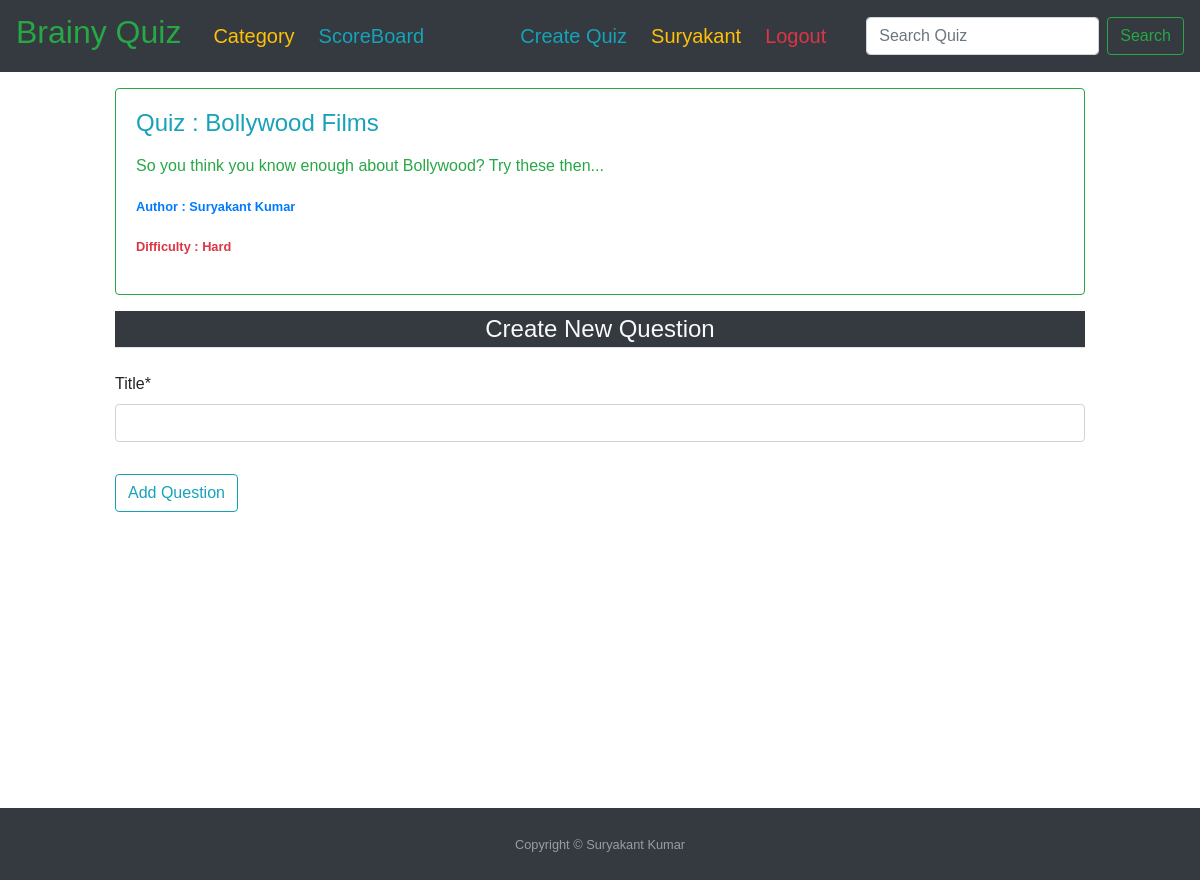
/quiz/35/question/create/ (signed in), run on the app's committed database.
### quiz/models.py (models this page shows, shortened)
class Quiz(models.Model):
    difficulty_choices = [
        ('H', 'Hard'),
        ('M', 'Medium'),
        ('E', 'Easy')
    ]
    title = models.CharField(max_length=200)
    description = models.TextField(max_length=1000, blank=True, null=True)
    average_score = models.IntegerField(default=0, blank=True, null=True)
    difficulty = models.CharField(max_length=10, choices=difficulty_choices, default='F')
    date_posted = models.DateTimeField(default=timezone.now)
    author = models.ForeignKey(User, null=False, blank=False, on_delete=models.CASCADE)
    category = models.ForeignKey(Category, null=False, blank=False, on_delete=models.CASCADE)
    class Meta:
        ordering = ['-date_posted']

### quiz/views.py (the view)
# urls.py: path('quiz/<int:quiz_id>/question/create/', views.question_create_view, name='question-create'),
@login_required
def question_create_view(request, quiz_id):
    quiz = get_object_or_404(Quiz, pk=quiz_id)
    if request.user != quiz.author:
        messages.success(request, f"You don't have permission to create questions for Selected Quiz.")
        return redirect('/')
    form = CreateQuestionModelForm(request.POST or None)
    form.instance.quiz = quiz
    if form.is_valid():
        form.save()
        messages.success(request, f"Your Question has been added. Provide options for the question.")
        question_title = form.cleaned_data['title']
        question_object = get_object_or_404(Question, title=question_title)
        return redirect('option-create', quiz_id=quiz_id, question_id=question_object.id)
    template_name = 'quiz/question_create.html'
    context = {"title": "Create New Question",
               "form": form,
               "related_quiz": quiz}
    return render(request, template_name, context)

### quiz/forms.py (shortened to what this page needs)
class CreateQuestionModelForm(forms.ModelForm):
    class Meta:
        model = Question
        fields = ['title']

### quiz/templates/quiz/question_create.html (shortened to what this page needs)
{% extends 'base.html' %}
{% load crispy_forms_tags %}
{% block content %}
<div class="col-12 col-md-10 mb-3 mx-auto mt-3">
    <div class="card border-success mb-3">
        <div class="card-body text-success">
            <h4 class="card-title text-info">
                Quiz : {{ related_quiz.title }}
            </h4>
            <p class="card-text">
                {{ related_quiz.description|linebreaks }}
            </p>
            <p><small class="text-primary"><b>
                        Author : {{ related_quiz.author.first_name }} {{ related_quiz.author.last_name }}
                    </b></small></p>
            <p><small class="text-danger"><b>
                        Difficulty : {{ related_quiz.get_difficulty_display }}
                    </b></small></p>
        </div>
    </div>
</div>
<div class="col-12 col-md-10 mb-3 mx-auto mt-3">
    <form method="POST">
        <fieldset class="form-group ">
            <legend class="border-bottom mb-4 bg-dark text-light text-center">Create New Question</legend>
            {{ form|crispy }}
        </fieldset>
        <div class="form-group">
            <button class="btn btn-outline-info" type="submit">Add Question</button>
        </div>
    </form>
</div>
{% endblock %}

### templates/navbar.html (shortened to what this page needs)
<nav style="font-family: Comic Sans MS, cursive, sans-serif;" class="navbar navbar-dark bg-dark navbar-expand-lg">
    <a class="navbar-brand text-success mr-4" href="/">
        <h2>Brainy Quiz</h2>
    </a>
    <div class="collapse navbar-collapse" id="navbarSupportedContent">
        <ul class="navbar-nav mr-auto">
            <li class="nav-item active">
                <a class="nav-link mr-2 pb-0 text-warning" href="{% url 'category-list' %}">
                    <h5>Category</h5>
                </a>
            </li>
            <li class="nav-item active">
                <a class="nav-link mr-2 pb-0 text-info" href="{% url 'scoreboard' %}">
                    <h5>ScoreBoard</h5>
                </a>
            </li>
        </ul>
        <div class="navbar-nav mr-4">
            {% if user.is_authenticated %}
                <a class="nav-item nav-link active text-info pb-0 mr-2" href="{% url 'quiz-create' %}">
                    <h5>Create
                        Quiz</h5>
                </a>
                <a class="nav-item nav-link active text-warning pb-0 mr-2" href="{% url 'profile' %}">
                    <h5>{{ user.first_name }}</h5>
                </a>
                <a class="nav-item nav-link active text-danger pb-0 mr-2" href="{% url 'logout' %}">
                    <h5>Logout</h5>
                </a>
            {% endif %}
        </div>
        <div>
            <form class="form-inline my-2 my-lg-0" method="get" action="/search/">
                <input class="form-control mr-sm-2" type="text" id="q" name="q" placeholder="Search Quiz"
                       aria-label="Search"/>
                <a href="{% url 'search' %}">
                    <button class="btn btn-outline-success my-2 my-sm-0" type="submit">Search</button>
                </a>
            </form>
        </div>
    </div>
</nav>

### data on the page
Quiz: title "Bollywood Films", description "So you think you know enough about Bollywood? Try these then...", author.first_name "Suryakant", author.last_name "Kumar", difficulty "Hard"

### other printed values
{{ user.first_name }} "Suryakant"
